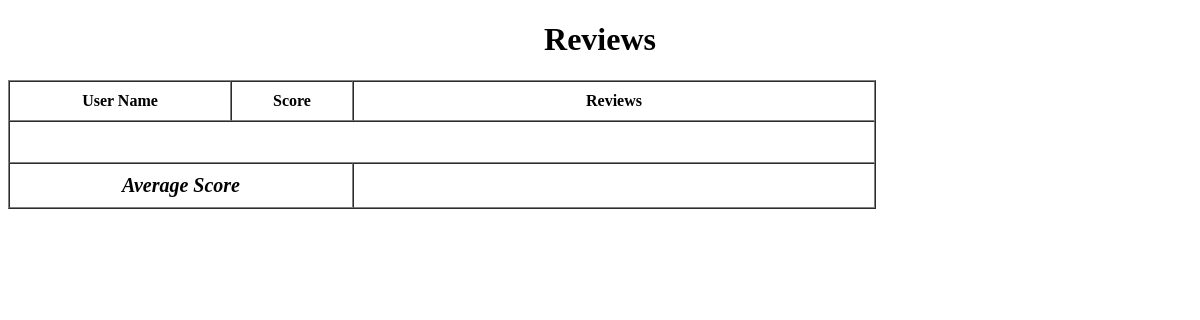
The page /review.php?book=3 on the database as committed earlier.
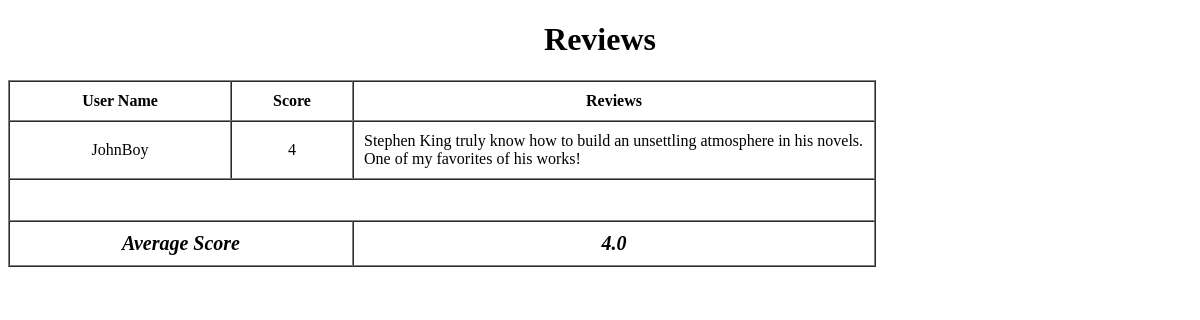
The same page on the database as committed later.
### tables this page shows
CREATE TABLE `review` (
  `rid` int(11) NOT NULL,
  `bid` int(11) NOT NULL,
  `cid` int(11) DEFAULT NULL,
  `score` int(11) NOT NULL,
  `review_text` varchar(500) NOT NULL
);

CREATE TABLE `customer` (
  `cid` int(11) NOT NULL,
  `full_name` varchar(50) NOT NULL,
  `password` varchar(255) NOT NULL,
  `phone` varchar(16) NOT NULL,
  `username` varchar(50) NOT NULL,
  `email` varchar(50) NOT NULL
);

CREATE TABLE `books` (
  `bid` int(11) NOT NULL,
  `ISBN` int(13) NOT NULL,
  `title` varchar(50) NOT NULL,
  `author` varchar(50) NOT NULL,
  `publisher` varchar(50) DEFAULT NULL,
  `description` varchar(700) NOT NULL,
  `release_date` date DEFAULT NULL,
  `image` varchar(255) DEFAULT NULL,
  `reviewScore` double(11,1) DEFAULT NULL
);

### bookreview.php (the view, shortened to what this page needs)
<?php
require('database.php');
$book = $_GET['book'];
$bookQ = "SELECT * FROM review, customer WHERE (review.cid = customer.cid) AND bid=" . $book  ;
$s1 = $db->prepare($bookQ);
$s1->execute();
$results = $s1->fetchAll();
$ne = "SELECT * FROM books WHERE bid=" . $book;
$s1 = $db->prepare($ne);
$s1->execute();
$r1 = $s1->fetchAll();
$r1 = $r1[0];
?>
<!DOCTYPE HTML>
<html>
<body>
    <h1 style = "text-align: center;">  Reviews </h1>
    <div class="popularBooksDisplay">
<table border="1" cellspacing="0" cellpadding="10">
    <tr>
    <th width="200px">User Name</th>
    <th width="100px">Score</th>
    <th width="500px">Reviews</th>
   </tr>
    <?php foreach ($results as $popularBook) : ?>
    <tr>
    <td style= "text-align: center;"><?php echo $popularBook['username']; ?> </td>
    <td style= "text-align: center;"><?php echo $popularBook['score']; ?></td>
    <td><?php echo $popularBook['review_text']; ?></td>
    </tr>
    <?php endforeach; ?>
    <tr>
    <td style= "height: 20px;" colspan="3" ></td>
    </tr>
    <tr style= "text-align: center; font-size: 20px;">
    <td colspan="2"><b><i>Average Score</i></b></td>
    <td><b><i> <?php echo $r1['reviewScore']; ?> </i></b> </td>
    </tr>
</table>
</div>
</body>
</html>

Rows that differ between the two databases and show on the page:
added review: cid.username "JohnBoy", score "4", review_text "Stephen King truly know how to build an unsettling atmosphere in his novels. One of my favorites of his works!"
now on this page (row edited): books: reviewScore "4.0"
